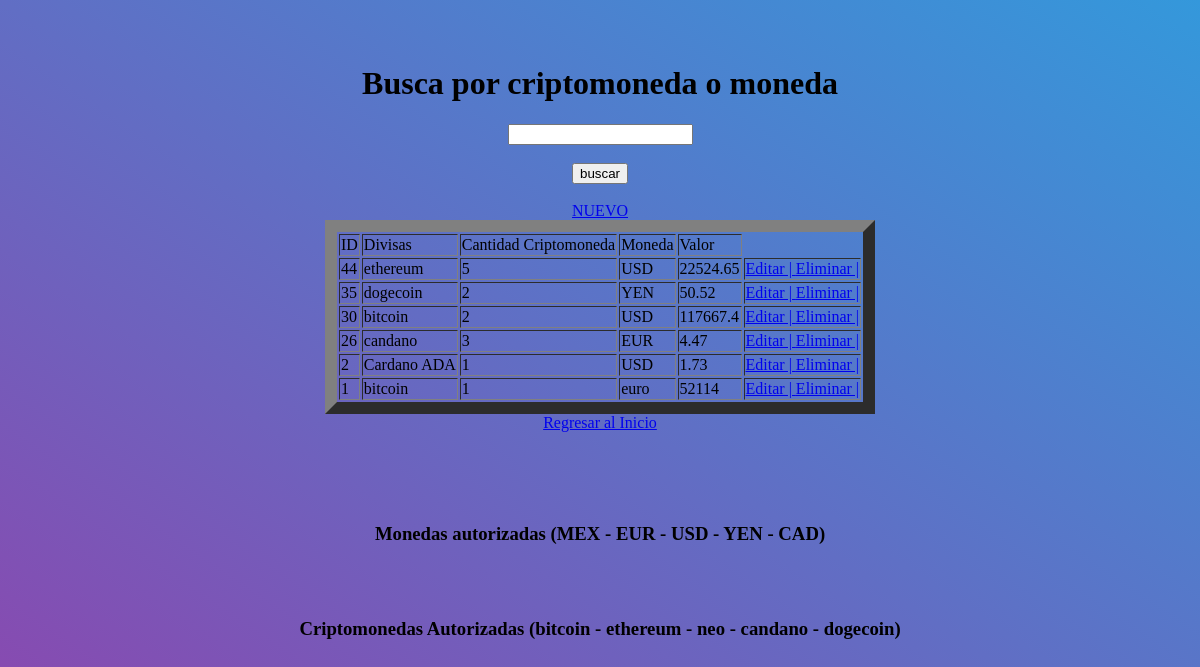
The app's page /alta_divisa.php with its own data.
### tables this page shows
CREATE TABLE IF NOT EXISTS `divisas` (
  `id` int NOT NULL AUTO_INCREMENT,
  `divisa` varchar(50) NOT NULL,
  `cantidad_cripto` varchar(50) NOT NULL,
  `moneda` varchar(50) NOT NULL,
  `valor` varchar(50) NOT NULL,
  PRIMARY KEY (`id`)
);

### alta_divisa.php (the view, shortened to what this page needs)
<!DOCTYPE html>
<html lang="en">
<head>
        <link rel="stylesheet" href="css/estilo.css">
</head>
<body>
<center><div>
        <form action="buscar_divisa.php" method="post"><br><br>
            <h1>Busca por criptomoneda o moneda</h1>
            <input type = "text" name="buscar" id=""><br><br>
            <input type = "submit" value="buscar"><br><br>
            <a href = "nuevo_divisa.php">NUEVO</a>
        </form>
    </div>
    <div>
        <table border ="12">
            <tr>
                <td>ID</td>
                <td>Divisas</td>
                <td>Cantidad Criptomoneda</td>
                <td>Moneda</td>
                <td>Valor</td>
            </tr>
            <?php
            $conex = mysqli_connect("localhost","root","","criptomonedas");
            $consulta = "SELECT id, divisa, cantidad_cripto, moneda, valor  FROM divisas order by id desc";
            $resultado = mysqli_query($conex,$consulta);
            while ($mostrar = mysqli_fetch_row($resultado))
            {
                ?>
                <tr>
                    <td><?php echo $mostrar ['0'] ?> </td>
                    <td><?php echo $mostrar ['1'] ?> </td>
                    <td><?php echo $mostrar ['2'] ?> </td>
                    <td><?php echo $mostrar ['3'] ?> </td>
                    <td><?php echo $mostrar ['4'] ?> </td>
                    <td>
                        <a href="editar_divisa.php?
                        id=<?php echo $mostrar['0'] ?> &
                        divisa=<?php echo $mostrar['1']?> &
                        cantidad_cripto=<?php echo $mostrar['2']?> &
                        moneda=<?php echo $mostrar['3']?> &
                        valor=<?php echo $mostrar['4']?>
                        ">Editar | </a>
                        <a href="sp_eliminar_divisa.php? id=<?php echo $mostrar['0'] ?>">Eliminar | </a>
                    </td>
                </tr>
                <?php
            }
            ?>
        </table>
        </div>
                    <a href="index.php">Regresar al Inicio</a></center>
            <br><br><br><br>
            <center><h3>Monedas autorizadas (MEX - EUR - USD - YEN - CAD)</h3><br><br>
            <h3>Criptomonedas Autorizadas (bitcoin - ethereum - neo - candano - dogecoin)</h3><br><br></center>
        </html>

### css/estilo.css (style rules this page uses)
html { height:100%; background-image: linear-gradient(to right top, #8e44ad 0%, #3498db 100%); }

### records on screen
divisas: id "44", divisa "ethereum", cantidad_cripto "5", moneda "USD", valor "22524.65"
divisas: id "35", divisa "dogecoin", cantidad_cripto "2", moneda "YEN", valor "50.52"
divisas: id "30", divisa "bitcoin", cantidad_cripto "2", moneda "USD", valor "117667.4"
divisas: id "26", divisa "candano", cantidad_cripto "3", moneda "EUR", valor "4.47"
divisas: id "2", divisa "Cardano ADA", cantidad_cripto "1", moneda "USD", valor "1.73"
divisas: id "1", divisa "bitcoin", cantidad_cripto "1", moneda "euro", valor "52114"
